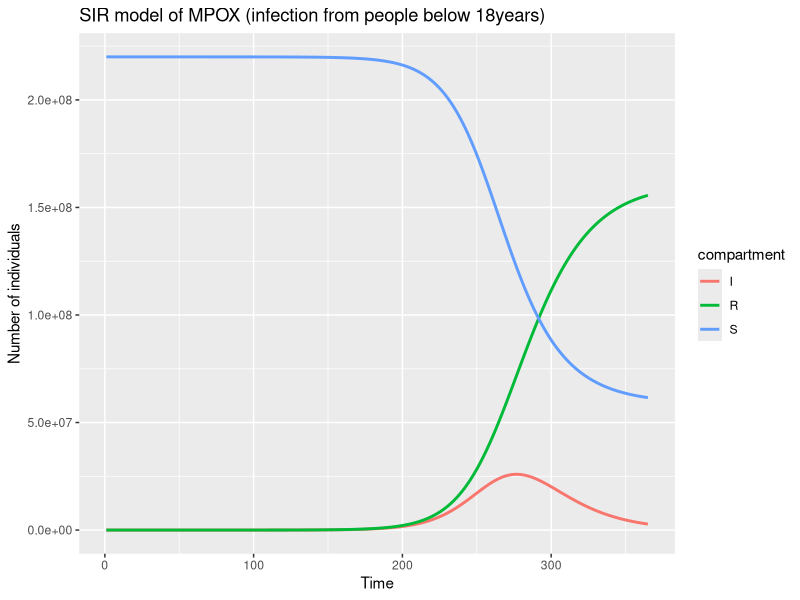
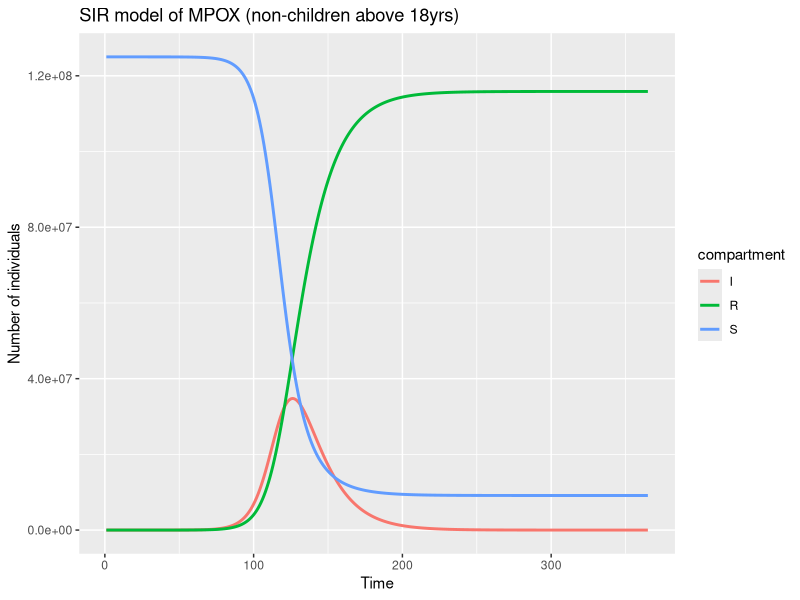
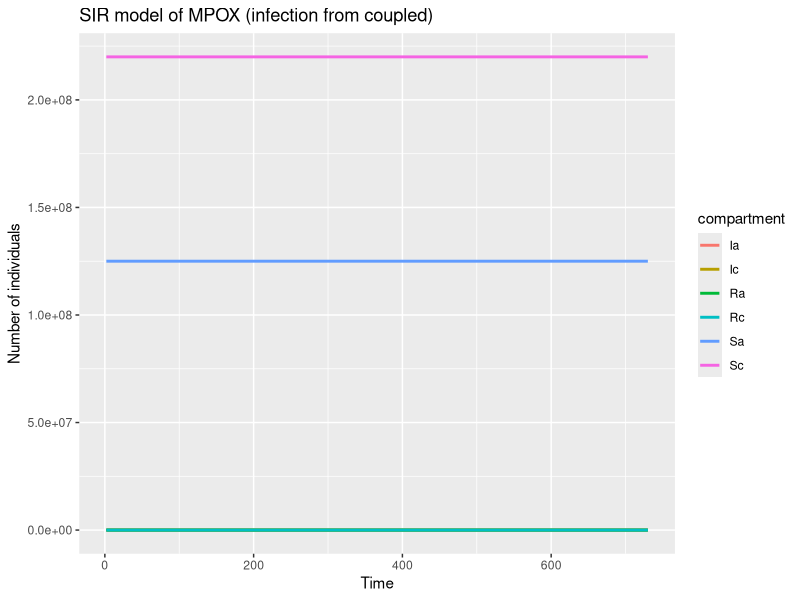
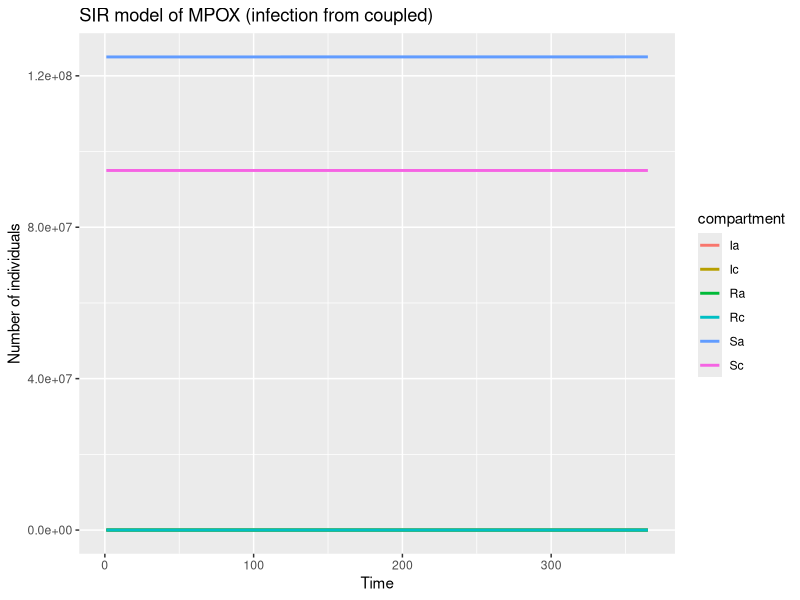
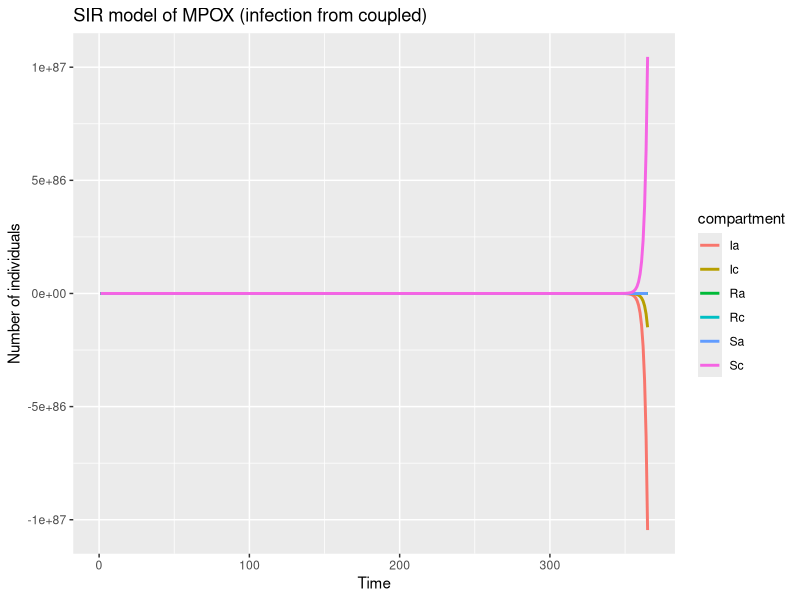
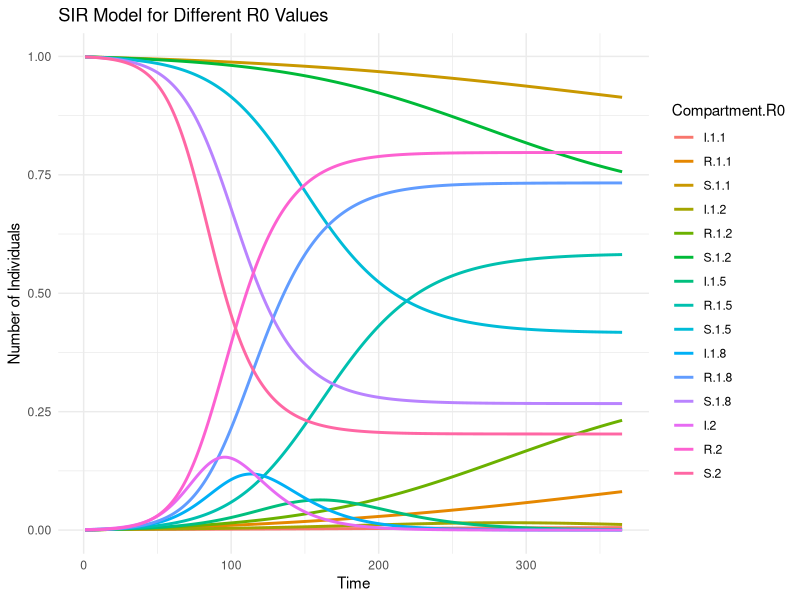
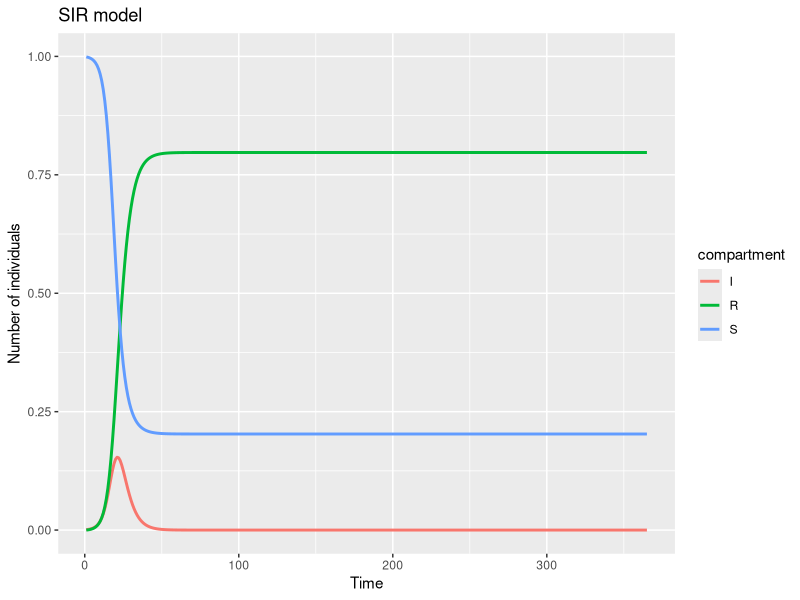
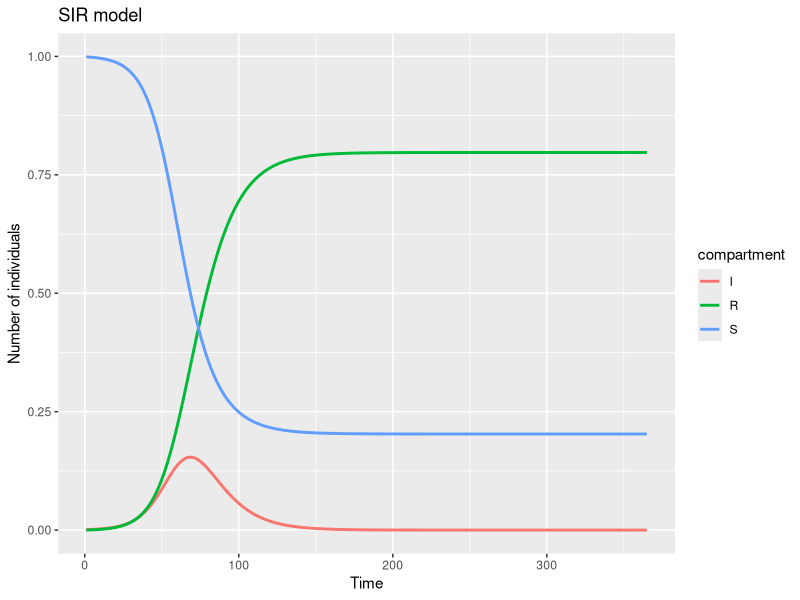

Generate these figures, in order, with R:
## ---- chunk 1
knitr::opts_chunk$set(
  echo = FALSE,
  warning = FALSE,
  message = FALSE
)
## ---- chunk 2
knitr::opts_chunk$set(
  echo = FALSE,
  warning = FALSE,
  message = FALSE
)


sir_model_u <- function(t, y, parms) {
  with(as.list(c(y, parms)), {
    dS <- -(beta) * S * I
    dI <- (beta) * S * I - gamma * I
    dR <- gamma * I
    return(list(c(dS, dI, dR)))
  })
}


# 2. Define the parameter 

# Using Nigeria
N  <- 220000000
N1 <- 95000000 # 45% of 220million are under 18years (Nigeria)
N2 <- 125000000 # 55% of 220million are above 18years (Nigeria)

I0 <- 20

# Initial conditions for S, I, R
inits <- c(S = N - I0, I = I0, R = 0)

R0 <- 1.8

# The infectious period is the average duration for which an individual remains infectious.
infectious_period <- 14
# Remember gamma = 1/ infectious_period as discussed in the slides
gamma <- 1/infectious_period 

# The define beta, we will use the relation R0 = beta / gamma  because it is easier to interpret, that is, given an R0 and infectious period, we can calculate the corresponding beta value.
# beta is not directly interpretable because it is a composite of a number of factors.
beta <- R0 * gamma/N

beta1 <- R0 * gamma/N #transmission rate for  direct and airborne contact
# beta2 <- R0 * gamma/N2 #transmission rate for sexual contact




#beta_a = beta1 + beta2

# beta_a=0.7
# bata=0.5
# The parameters
params <- c(
  beta = beta,
  gamma = gamma
)

#3. Define the initial conditions


# Initial conditions for S, I, R

# 4. Define the time points to return results
dt <- 1:365

#5. Solve the model
# Load the necessary libraries
library(deSolve)
# Solve the model
results <- deSolve::lsoda(
  y = inits,
  times = dt,
  func = sir_model_u,
  parms = params
)

#6. Manipulate and interpret the results
# Make it a data.frame
results <- as.data.frame(results)
head(results)
tail(results)

### Plotting the results

# Load the necessary libraries
library(ggplot2)
library(tidyr)
# Create data for ggplot2 by reshaping
results_long <- results |>
  pivot_longer(
    cols = c(2:4),
    names_to = "compartment",
    values_to = "value"
  )

sir_plot1 <- ggplot(
  data = results_long,
  aes(
    x = time,
    y = value,
    color = compartment
  )
  ) +
  geom_line(linewidth = 1) +
  labs(
    title = "SIR model of MPOX (infection from people below 18years)",
    x = "Time",
    y = "Number of individuals"
  )
plot(sir_plot1)
## ---- chunk 3
knitr::opts_chunk$set(
  echo = FALSE,
  warning = FALSE,
  message = FALSE
)

# 1. Define the SIR model
sir_model <- function(t, y, parms) {
  with(as.list(c(y, parms)), {
    dS <- -beta_a * S * I
    dI <- beta_a * S * I - gamma * I
    dR <- gamma * I
    return(list(c(dS, dI, dR)))
  })
}

# 2. Define the parameter 
R0 <- 1.8

##############
# Using Nigeria
N  <- 220000000
N1 <- 95000000 # 45% of 220million are under 18years (Nigeria)
N2 <- 125000000 # 55% of 220million are above 18years (Nigeria)

I0 <- 20

# Initial conditions for S, I, R
inits <- c(S = N2 - I0, I = I0, R = 0)

R0 <- 1.8

# The infectious period is the average duration for which an individual remains infectious.
infectious_period <- 14
# Remember gamma = 1/ infectious_period as discussed in the slides
gamma <- 1/infectious_period 

# The define beta, we will use the relation R0 = beta / gamma  because it is easier to interpret, that is, given an R0 and infectious period, we can calculate the corresponding beta value.
# beta is not directly interpretable because it is a composite of a number of factors.

beta1 <- R0 * gamma/N #transmission rate for  direct and airborne contact
beta2 <- R0 * gamma/N2 #transmission rate for sexual contact

beta_a <- beta1 + beta2


# The infectious period is the average duration for which an individual remains infectious.
infectious_period <- 14
# Remember gamma = 1/ infectious_period as discussed in the slides
gamma <- 1/infectious_period 



# The parameters
params <- c(
  beta = beta_a,
  gamma = gamma
)


# Initial conditions for S, I, R

# 4. Define the time points to return results
dt <- 1:365

#5. Solve the model
# Load the necessary libraries
library(deSolve)
# Solve the model
results <- deSolve::lsoda(
  y = inits,
  times = dt,
  func = sir_model,
  parms = params
)

#6. Manipulate and interpret the results
# Make it a data.frame
results <- as.data.frame(results)
head(results)
tail(results)

### Plotting the results

# Load the necessary libraries
library(ggplot2)
library(tidyr)
# Create data for ggplot2 by reshaping
results_long <- results |>
  pivot_longer(
    cols = c(2:4),
    names_to = "compartment",
    values_to = "value"
  )

sir_plot1 <- ggplot(
  data = results_long,
  aes(
    x = time,
    y = value,
    color = compartment
  )
  ) +
  geom_line(linewidth = 1) +
  labs(
    title = "SIR model of MPOX (non-children above 18yrs)",
    x = "Time",
    y = "Number of individuals"
  )
plot(sir_plot1)
## ---- chunk 4
knitr::opts_chunk$set(
  echo = FALSE,
  warning = FALSE,
  message = FALSE
)



sir_model_c <- function(t, y, parms) {
  with(as.list(c(y, parms)), {
    dSa <- -(beta_a) * Sa * (Ia+Ic)
    dIa <- (beta_a) * Sa * (Ia+Ic)  - (gamma * Ia)
    dRa <- gamma * Ia
    
    dSc <- -beta * Sc * (Ic+Ia)
    dIc <- beta * Sc *(Ic+Ia) - gamma *(Ic)
    dRc <- gamma *(Ic)
    return(list(c(dSa, dSc, dIa, dIc, dRa, dRc)))
  })
}


I0 <- 20

Ia0=I0
Ic0=I0

# test=2*(beta_a) * (N2-20) * I0/N2 -gamma * (I0)

# 2. Define the parameter 

# Using Nigeria
N  <- 220000000
N1 <- 95000000 # 45% of 220million are under 18years (Nigeria)
N2 <- 125000000 # 55% of 220million are above 18years (Nigeria)

# Initial conditions for S, I, R
# inits <- c(S = N2 - I0, I = I0, R = 0)
inits <- c(Sa = N2 - Ia0, Ia = Ia0, Ra = 0, Sc = N - Ic0, Ic = Ic0, Rc = 0)

R0 <- 1.8

# The infectious period is the average duration for which an individual remains infectious.
infectious_period <- 14
# Remember gamma = 1/ infectious_period as discussed in the slides
gamma <- 1/infectious_period

# beta <- R0 * gamma/N

beta1 <- R0 * gamma/N #transmission rate for  direct and airborne contact
beta2 <- R0 * gamma/N2 #transmission rate for sexual contact

beta_a = beta1 + beta2

# beta = 0.5
# beta_a = 0.9
# gamma = 0.1

# The parameters
params <- c(
  beta = beta1,
  beta_a = beta_a,
  gamma = gamma
)

# 4. Define the time points to return results
dt <- 1:365*2

#5. Solve the model
# Load the necessary libraries
library(deSolve)
# Solve the model
results <- deSolve::lsoda(
  y = inits,
  times = dt,
  func = sir_model_c,
  parms = params
)

#6. Manipulate and interpret the results
# Make it a data.frame
results <- as.data.frame(results)
head(results)

### Plotting the results

# Load the necessary libraries
library(ggplot2)
library(tidyr)
# Create data for ggplot2 by reshaping
results_long <- results |>
  pivot_longer(
    cols = c(2:7),
    names_to = "compartment",
    values_to = "value"
  )

sir_plot1 <- ggplot(
  data = results_long,
  aes(
    x = time,
    y = value,
    color = compartment
  )
  ) +
  geom_line(linewidth = 1) +
  labs(
    title = "SIR model of MPOX (infection from coupled)",
    x = "Time",
    y = "Number of individuals"
  )
plot(sir_plot1)
## ---- chunk 5
knitr::opts_chunk$set(
  echo = FALSE,
  warning = FALSE,
  message = FALSE
)



sir_model_c <- function(t, y, parms) {
  with(as.list(c(y, parms)), {
    dSa <- -beta_a * Sa * Ia
    dIa <- beta_a * Sa * Ia - (gamma * Ia)
    dRa <- gamma * Ia
    
    dSc <- -beta * Sc * Ic
    dIc <- beta * Sc * Ic - (gamma * Ic)
    dRc <- gamma * Ic
    return(list(c(dSa, dSc, dIa, dIc, dRa, dRc)))
  })
}


I0 <- 20

Ia0=I0
Ic0=I0

# test=2*(beta_a) * (N2-20) * I0/N2 -gamma * (I0)

# 2. Define the parameter 

# Using Nigeria
N  <- 220000000
N1 <- 95000000 # 45% of 220million are under 18years (Nigeria)
N2 <- 125000000 # 55% of 220million are above 18years (Nigeria)

# Initial conditions for S, I, R
# inits <- c(S = N2 - I0, I = I0, R = 0)
inits <- c(Sa = N2 - Ia0, Ia = Ia0, Ra = 0, Sc = N1 - Ic0, Ic = Ic0, Rc = 0)

R0 <- 1.5

# The infectious period is the average duration for which an individual remains infectious.
infectious_period <- 14
# Remember gamma = 1/ infectious_period as discussed in the slides
# gamma <- 1/infectious_period

# beta <- R0 * gamma/N

beta1 <- R0 * gamma/N #transmission rate for  direct and airborne contact
beta2 <- R0 * gamma/N2 #transmission rate for sexual contact

beta <- beta1 # transmission rate for children
beta_a = beta1 + beta2 # transmission rate for adults

# beta = 0.5
# beta_a = 0.9
gamma = 0.00001

# The parameters
params <- c(
  beta = beta,
  beta_a = beta_a,
  gamma = gamma
)

# 4. Define the time points to return results
dt <- 1:365

#5. Solve the model
# Load the necessary libraries
library(deSolve)
# Solve the model
results <- deSolve::lsoda(
  y = inits,
  times = dt,
  func = sir_model_c,
  parms = params
)

#6. Manipulate and interpret the results
# Make it a data.frame
results <- as.data.frame(results)
head(results)

### Plotting the results

# Load the necessary libraries
library(ggplot2)
library(tidyr)
# Create data for ggplot2 by reshaping
results_long <- results |>
  pivot_longer(
    cols = c(2:7),
    names_to = "compartment",
    values_to = "value"
  )

sir_plot1 <- ggplot(
  data = results_long,
  aes(
    x = time,
    y = value,
    color = compartment
  )
  ) +
  geom_line(linewidth = 1) +
  labs(
    title = "SIR model of MPOX (infection from coupled)",
    x = "Time",
    y = "Number of individuals"
  )
plot(sir_plot1)
## ---- chunk 6
knitr::opts_chunk$set(
  echo = FALSE,
  warning = FALSE,
  message = FALSE
)

# # 1. Define the SIR model
# sir_model <- function(t, y, parms) {
#   with(as.list(c(y, parms)), {
#     dS <- -beta * S * I
#     dI <- beta * S * I - gamma * I
#     dR <- gamma * I
#     return(list(c(dS, dI, dR)))
#   })
# }
# 
# 
# sir_model_a <- function(t, y, parms) {
#   with(as.list(c(y, parms)), {
#     dS <- -(beta_a) * S * I
#     dI <- (beta_a) * S * I - gamma * I
#     dR <- gamma * I
#     return(list(c(dS, dI, dR)))
#   })
# }
# 
# sir_model_c <- function(t, y, parms) {
#   with(as.list(c(y, parms)), {
#     dSa <- -(beta_a) * Sa * (Ia+Ic)/125000000
#     dIa <- (beta_a) * Sa * (Ia+Ic)/125000000  -gamma * (Ia)
#     dRa <- gamma * Ia
#     dSc <- -beta * Sc * (Ic+Ia)/95000000
#     dIc <- beta * Sc *(Ic+Ia)/95000000 - gamma *(Ic)
#     dRc <- gamma *(Ic)
#     return(list(c(dSa, dSc, dIa, dIc, dRa, dRc)))
#   })
# }

sir_model_c <- function(t, y, parms) {
  with(as.list(c(y, parms)), {
    dSa <- -(beta_a) * Sa
    dIa <- (beta_a) * Sa  - gamma
    dRa <- gamma * Ia
    dSc <- -beta * Sc 
    dIc <- beta * Sc - gamma
    dRc <- gamma
    return(list(c(dSa, dSc, dIa, dIc, dRa, dRc)))
  })
}


I0 <- 20

Ia0=I0
Ic0=I0

# test=2*(beta_a) * (N2-20) * I0/N2 -gamma * (I0)

# 2. Define the parameter 

# Using Nigeria
N  <- 220000000
N1 <- 95000000 # 45% of 220million are under 18years (Nigeria)
N2 <- 125000000 # 55% of 220million are above 18years (Nigeria)

# Initial conditions for S, I, R
# inits <- c(S = N2 - I0, I = I0, R = 0)
inits <- c(Sa = N2 - Ia0, Ia = Ia0, Ra = 0, Sc = N1 - Ic0, Ic = Ic0, Rc = 0)

R0 <- 1.5

# The infectious period is the average duration for which an individual remains infectious.
infectious_period <- 14
# Remember gamma = 1/ infectious_period as discussed in the slides
gamma <- 1/infectious_period 

# The define beta, we will use the relation R0 = beta / gamma  because it is easier to interpret, that is, given an R0 and infectious period, we can calculate the corresponding beta value.
# beta is not directly interpretable because it is a composite of a number of factors.
# beta <- R0 * gamma/N
# 
# beta1 <- R0 * gamma/N #transmission rate for  direct and airborne contact
# beta2 <- R0 * gamma/N2 #transmission rate for sexual contact
# 
# beta_a = beta1 + beta2
# beta = beta1

beta = 0.5
beta_a = 0.7
# The parameters
params <- c(
  beta = beta,
 beta_a = beta_a,
  gamma = gamma
)

#3. Define the initial conditions


# Initial conditions for S, I, R

# 4. Define the time points to return results
dt <- 1:365

#5. Solve the model
# Load the necessary libraries
library(deSolve)
# Solve the model
results <- deSolve::lsoda(
  y = inits,
  times = dt,
  func = sir_model_c,
  parms = params
)

#6. Manipulate and interpret the results
# Make it a data.frame
results <- as.data.frame(results)
head(results)

### Plotting the results

# Load the necessary libraries
library(ggplot2)
library(tidyr)
# Create data for ggplot2 by reshaping
results_long <- results |>
  pivot_longer(
    cols = c(2:7),
    names_to = "compartment",
    values_to = "value"
  )

sir_plot1 <- ggplot(
  data = results_long,
  aes(
    x = time,
    y = value,
    color = compartment
  )
  ) +
  geom_line(linewidth = 1) +
  labs(
    title = "SIR model of MPOX (infection from coupled)",
    x = "Time",
    y = "Number of individuals"
  )
plot(sir_plot1)
## ---- chunk 7
knitr::opts_chunk$set(
  echo = FALSE,
  warning = FALSE,
  message = FALSE
)

# 1. Define the SIR model
sir_model <- function(t, y, parms) {
  with(as.list(c(y, parms)), {
    dS <- -beta * S * I
    dI <- beta * S * I - gamma * I
    dR <- gamma * I
    return(list(c(dS, dI, dR)))
  })
}

# 2. Define the parameter 

# List of R0 values to simulate
R0_values <- c(1.1, 1.2, 1.5, 1.8, 2)

# The infectious period is the average duration for which an individual remains infectious.
infectious_period <- 14
gamma <- 1 / infectious_period

# 3. Define the initial conditions
N  <- 1
I0 <- 0.001
S0 <- N - I0
R0_init <- 0
inits <- c(S = S0, I = I0, R = R0_init)

# 4. Define the time points to return results
dt <- 1:365

# Load the necessary libraries
library(deSolve)
library(ggplot2)
library(tidyr)

# 5. Solve the model for each R0 and store the results
results_list <- lapply(R0_values, function(R0) {
  beta <- R0 * gamma
  params <- c(beta = beta, gamma = gamma)
  results <- deSolve::lsoda(y = inits, times = dt, func = sir_model, parms = params)
  results <- as.data.frame(results)
  results$R0 <- R0
  return(results)
})

# Combine all results into one data frame
all_results <- do.call(rbind, results_list)

# 6. Manipulate and interpret the results
# Create data for ggplot2 by reshaping
results_long <- all_results |>
  pivot_longer(
    cols = c(S, I, R),
    names_to = "compartment",
    values_to = "value"
  )

# Plot the results
sir_plot2 <- ggplot(
  data = results_long,
  aes(
    x = time,
    y = value,
    color = interaction(compartment, R0),
    group = interaction(compartment, R0)
  )
) +
  geom_line(linewidth = 1) +
  labs(
    title = "SIR Model for Different R0 Values",
    x = "Time",
    y = "Number of Individuals",
    color = "Compartment.R0"
  ) +
  theme_minimal()

# Display the plot
print(sir_plot2)
## ---- chunk 8
knitr::opts_chunk$set(
  echo = FALSE,
  warning = FALSE,
  message = FALSE
)

# 1. Define the SIR model
sir_model <- function(t, y, parms) {
  with(as.list(c(y, parms)), {
    dS <- -beta * S * I
    dI <- beta * S * I - gamma * I
    dR <- gamma * I
    return(list(c(dS, dI, dR)))
  })
}

# 2. Define the parameter 

R0 <- 2

# The infectious period is the average duration for which an individual remains infectious.
infectious_period <- 3
# Remember gamma = 1/ infectious_period as discussed in the slides
gamma <- 1/infectious_period 

# The define beta, we will use the relation R0 = beta / gamma  because it is easier to interpret, that is, given an R0 and infectious period, we can calculate the corresponding beta value.
# beta is not directly interpretable because it is a composite of a number of factors.
beta <- R0 * gamma

# The parameters
params <- c(
  beta = beta,
  gamma = gamma
)

#3. Define the initial conditions
N  <- 1
I0 <- 0.01
# Initial conditions for S, I, R

# 4. Define the time points to return results
dt <- 1:365

#5. Solve the model
# Load the necessary libraries
library(deSolve)
# Solve the model
results <- deSolve::lsoda(
  y = inits,
  times = dt,
  func = sir_model,
  parms = params
)

#6. Manipulate and interpret the results
# Make it a data.frame
results <- as.data.frame(results)
head(results)

### Plotting the results

# Load the necessary libraries
library(ggplot2)
library(tidyr)
# Create data for ggplot2 by reshaping
results_long <- results |>
  pivot_longer(
    cols = c(2:4),
    names_to = "compartment",
    values_to = "value"
  )

sir_plot3 <- ggplot(
  data = results_long,
  aes(
    x = time,
    y = value,
    color = compartment
  )
  ) +
  geom_line(linewidth = 1) +
  labs(
    title = "SIR model",
    x = "Time",
    y = "Number of individuals"
  )
plot(sir_plot3)
## ---- chunk 9
knitr::opts_chunk$set(
  echo = FALSE,
  warning = FALSE,
  message = FALSE
)

# 1. Define the SIR model
sir_model <- function(t, y, parms) {
  with(as.list(c(y, parms)), {
    dS <- -beta * S * I
    dI <- beta * S * I - gamma * I
    dR <- gamma * I
    return(list(c(dS, dI, dR)))
  })
}

# 2. Define the parameter 

R0 <- 2

# The infectious period is the average duration for which an individual remains infectious.
infectious_period <- 10
# Remember gamma = 1/ infectious_period as discussed in the slides
gamma <- 1/infectious_period 

# The define beta, we will use the relation R0 = beta / gamma  because it is easier to interpret, that is, given an R0 and infectious period, we can calculate the corresponding beta value.
# beta is not directly interpretable because it is a composite of a number of factors.
beta <- R0 * gamma

# The parameters
params <- c(
  beta = beta,
  gamma = gamma
)

#3. Define the initial conditions
N  <- 1
I0 <- 0.01
# Initial conditions for S, I, R

# 4. Define the time points to return results
dt <- 1:365

#5. Solve the model
# Load the necessary libraries
library(deSolve)
# Solve the model
results <- deSolve::lsoda(
  y = inits,
  times = dt,
  func = sir_model,
  parms = params
)

#6. Manipulate and interpret the results
# Make it a data.frame
results <- as.data.frame(results)
head(results)

### Plotting the results

# Load the necessary libraries
library(ggplot2)
library(tidyr)
# Create data for ggplot2 by reshaping
results_long <- results |>
  pivot_longer(
    cols = c(2:4),
    names_to = "compartment",
    values_to = "value"
  )

sir_plot4 <- ggplot(
  data = results_long,
  aes(
    x = time,
    y = value,
    color = compartment
  )
  ) +
  geom_line(linewidth = 1) +
  labs(
    title = "SIR model",
    x = "Time",
    y = "Number of individuals"
  )
plot(sir_plot4)
## ---- chunk 10
knitr::opts_chunk$set(
  echo = FALSE,
  warning = FALSE,
  message = FALSE
)

# 1. Define the SIR model
sir_model <- function(t, y, parms) {
  with(as.list(c(y, parms)), {
    dS <- -beta * S * I
    dI <- beta * S * I - gamma * I
    dR <- gamma * I
    return(list(c(dS, dI, dR)))
  })
}

# 2. Define the parameter 

R0 <- 5

# The infectious period is the average duration for which an individual remains infectious.
infectious_period <- 14
# Remember gamma = 1/ infectious_period as discussed in the slides
gamma <- 1/infectious_period 

# The define beta, we will use the relation R0 = beta / gamma  because it is easier to interpret, that is, given an R0 and infectious period, we can calculate the corresponding beta value.
# beta is not directly interpretable because it is a composite of a number of factors.
beta <- R0 * gamma

# The parameters
params <- c(
  beta = beta,
  gamma = gamma
)

#3. Define the initial conditions
N  <- 1
I0 <- 0.01
# Initial conditions for S, I, R

# 4. Define the time points to return results
dt <- 1:365

#5. Solve the model
# Load the necessary libraries
library(deSolve)
# Solve the model
results <- deSolve::lsoda(
  y = inits,
  times = dt,
  func = sir_model,
  parms = params
)

#6. Manipulate and interpret the results
# Make it a data.frame
results <- as.data.frame(results)
head(results)

### Plotting the results

# Load the necessary libraries
library(ggplot2)
library(tidyr)
# Create data for ggplot2 by reshaping
results_long <- results |>
  pivot_longer(
    cols = c(2:4),
    names_to = "compartment",
    values_to = "value"
  )

sir_plot5 <- ggplot(
  data = results_long,
  aes(
    x = time,
    y = value,
    color = compartment
  )
  ) +
  geom_line(linewidth = 1) +
  labs(
    title = "SIR model",
    x = "Time",
    y = "Number of individuals"
  )
plot(sir_plot5)
## ---- chunk 11
knitr::opts_chunk$set(
  echo = FALSE,
  warning = FALSE,
  message = FALSE
)

# 1. Define the SIR model
sir_model <- function(t, y, parms) {
  with(as.list(c(y, parms)), {
    dS <- -beta * S * I
    dI <- beta * S * I - gamma * I
    dR <- gamma * I
    return(list(c(dS, dI, dR)))
  })
}

# 2. Define the parameter 

R0 <- 1

# The infectious period is the average duration for which an individual remains infectious.
infectious_period <- 14
# Remember gamma = 1/ infectious_period as discussed in the slides
gamma <- 1/infectious_period 

# The define beta, we will use the relation R0 = beta / gamma  because it is easier to interpret, that is, given an R0 and infectious period, we can calculate the corresponding beta value.
# beta is not directly interpretable because it is a composite of a number of factors.
beta <- R0 * gamma

# The parameters
params <- c(
  beta = beta,
  gamma = gamma
)

#3. Define the initial conditions
N  <- 1
I0 <- 0.01
# Initial conditions for S, I, R

# 4. Define the time points to return results
dt <- 1:365

#5. Solve the model
# Load the necessary libraries
library(deSolve)
# Solve the model
results <- deSolve::lsoda(
  y = inits,
  times = dt,
  func = sir_model,
  parms = params
)

#6. Manipulate and interpret the results
# Make it a data.frame
results <- as.data.frame(results)
head(results)

### Plotting the results

# Load the necessary libraries
library(ggplot2)
library(tidyr)
# Create data for ggplot2 by reshaping
results_long <- results |>
  pivot_longer(
    cols = c(2:4),
    names_to = "compartment",
    values_to = "value"
  )

sir_plot6 <- ggplot(
  data = results_long,
  aes(
    x = time,
    y = value,
    color = compartment
  )
  ) +
  geom_line(linewidth = 1) +
  labs(
    title = "SIR model",
    x = "Time",
    y = "Number of individuals"
  )
plot(sir_plot6)
## ---- chunk 12
plot(sir_plot1)
## ---- chunk 13
plot(sir_plot1)
## ---- chunk 14
plot(sir_plot2)
## ---- chunk 15
plot(sir_plot3)
## ---- chunk 16
plot(sir_plot4)
## ---- chunk 17
plot(sir_plot5)
## ---- chunk 18
plot(sir_plot6)
